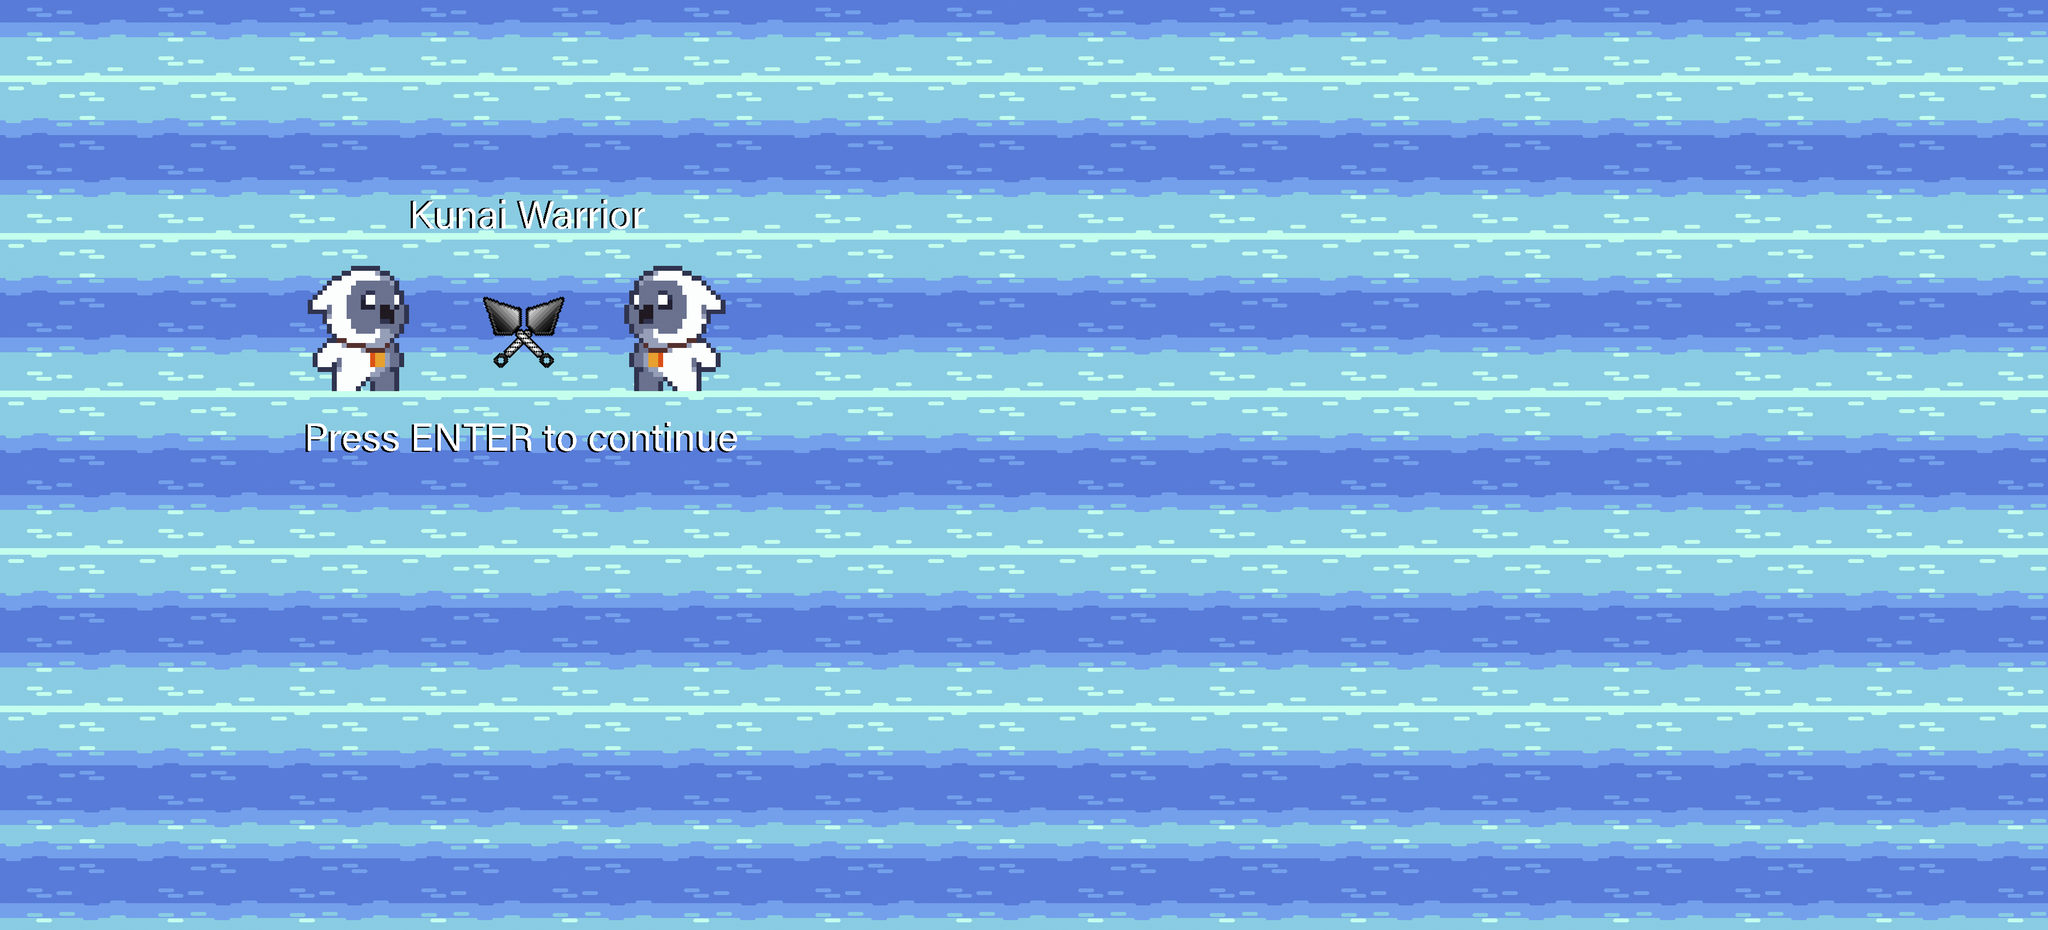

Rendered tile map (Tiled .tmx) drawn with the repository's tilesets; below, a short description and the map source with its tile grids summarised:
An orthogonal 22x10 tile map with 170x170 px tiles, 3 tile layers (Background, Foreground, Title), 3 tilesets.

<map version="1.0" orientation="orthogonal" renderorder="right-down" width="22" height="10" tilewidth="170" tileheight="170" nextobjectid="1">
 <tileset firstgid="1" name="Background_Loop" tilewidth="170" tileheight="170" tilecount="198" columns="22">
  <image source="Background_Loop.png" width="3840" height="1620" />
 </tileset>
 <tileset firstgid="199" name="Background_Loop_Foreground" tilewidth="170" tileheight="170" tilecount="198" columns="22">
  <image source="Background_Loop_Foreground.png" width="3840" height="1620" />
 </tileset>
 <tileset firstgid="397" name="Title" tilewidth="170" tileheight="170" tilecount="45" columns="5">
  <image source="Title.png" width="878" height="521" />
 </tileset>
 <layer name="Background" width="22" height="10">
  <data>[220 cells, 220 non-empty, 198 distinct tile ids]</data>
 </layer>
 <layer name="Foreground" width="22" height="10">
  <data>[220 cells, 220 non-empty, 198 distinct tile ids]</data>
 </layer>
 <layer name="Title" width="22" height="10">
  <data>[220 cells, 15 non-empty, 15 distinct tile ids]</data>
 </layer>
</map>
